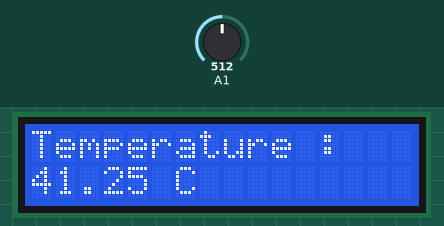
Recording of a sketch running on a simulated Arduino Uno, built with avr-gcc and run on an emulated ATmega328P. On the bench: 16×2 character LCD. Inputs (shaded band) come from the test bench; at power-on: A1 = 512.

Above: at 1.2 s.
1.3 s: A1 set to 716
At 3.2 s:
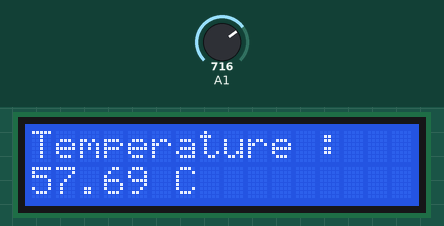
3.5 s: A1 set to 900
At 5.1 s:
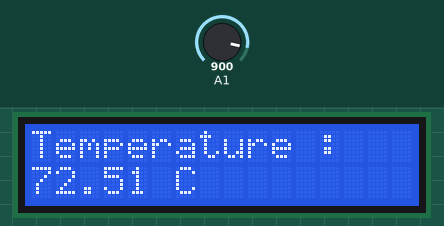
5.5 s: A1 set to 1023
At 6.9 s:
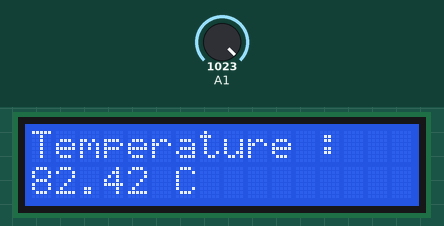
Timing chart, 0 to 8.5 s (numbered marks = the images above; inputs shaded):
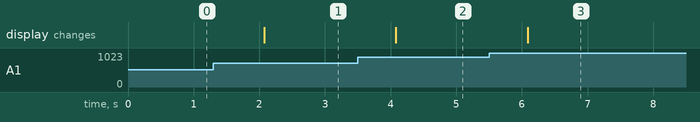

The sketch:

project2-4.ino
```cpp
#include <LiquidCrystal.h>


const int rs = 23, en = 22, d4 = 19, d5 = 18, d6 = 5, d7 = 4;
LiquidCrystal lcd(rs, en, d4, d5, d6, d7);

int readAnalog; // 0 - 4095
float Temp;
void setup(){
  lcd.begin(16, 2);
}
void loop(){
  readAnalog=analogRead(15);
  Temp= readAnalog * (3.3)/4096;
  Temp= Temp*100; // 1c -> 10mv
  lcd.setCursor(0,0);
  lcd.print("Temperature : ");
  lcd.setCursor(0,1);
  lcd.print((String) Temp + " C ");
  delay(1000);
}
```

Measured:
- after the input at 1.3 s, the display: changes after 0.77 s (image 1)
- after the input at 3.5 s, the display: changes after 0.58 s (image 2)
- after the input at 5.5 s, the display: changes after 0.59 s (image 3)
